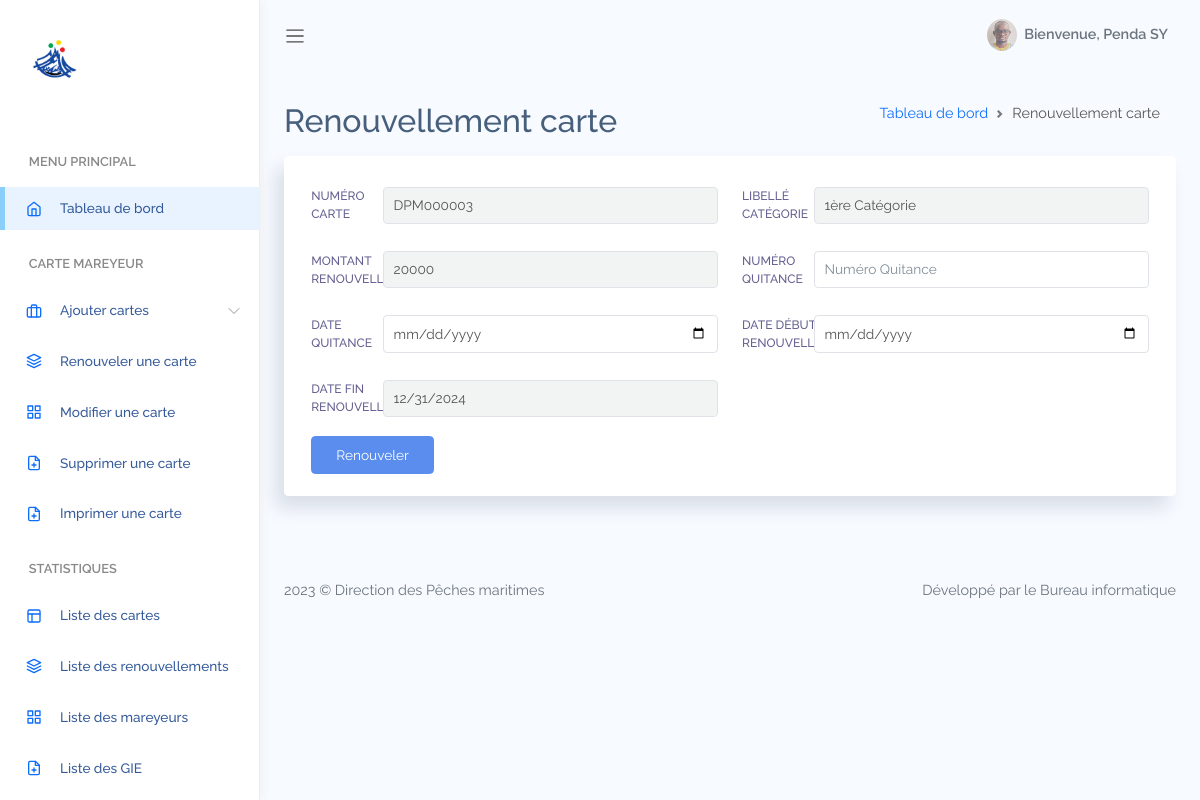
Screenshot of /dist/renouv.php?idCarteMareyeur=3 (signed in) with the database file from the repository.
### tables this page shows
CREATE TABLE `utilisateur` (
  `idUtilisateur` int(11) NOT NULL,
  `NomUtilisateur` varchar(255) NOT NULL,
  `PrenomUtilisateur` varchar(255) NOT NULL,
  `AdresseUtilisateur` varchar(255) NOT NULL,
  `FonctionUtilisateur` varchar(255) NOT NULL,
  `EmailUtilisateur` varchar(255) NOT NULL,
  `LoginUtilisateur` varchar(255) NOT NULL,
  `MDPUtilisateur` varchar(255) NOT NULL,
  `PhotoUtilisateur` blob NOT NULL,
  `encrypted_password` varchar(255) DEFAULT NULL,
  `reset_password_tok` varchar(255) DEFAULT NULL,
  `reset_password_sent_at` datetime DEFAULT NULL,
  `remember_created_at` datetime DEFAULT NULL,
  `sign_in_count` int(11) DEFAULT NULL,
  `current_sign_in_at` datetime DEFAULT NULL,
  `last_sign_in_at` datetime DEFAULT NULL,
  `current_sign_in_ip` varchar(255) DEFAULT NULL,
  `last_sign_in_ip` varchar(255) DEFAULT NULL,
  `idRoles` int(11) DEFAULT NULL
);

CREATE TABLE `cartemareyeur` (
  `idCarteMareyeur` int(11) NOT NULL,
  `NumeroCarte` varchar(30) NOT NULL,
  `idEntreprise` int(11) DEFAULT NULL,
  `LibelleCategorie` varchar(85) NOT NULL,
  `MontantCategorie` int(11) NOT NULL,
  `NumQuitance` varchar(20) NOT NULL,
  `DateQuitance` date NOT NULL,
  `DateDebutValid` date NOT NULL,
  `DateFinValid` date NOT NULL,
  `Siege` varchar(45) NOT NULL
);

### dist/renouv.php (the view, shortened to what this page needs)
<?php
    function connexion_base(){
        $dbHost = "localhost";
        $dbName = "cartemetier";
        $dbUser = "root";
        $dbMdp = "";
        $conn = new mysqli($dbHost, $dbUser, $dbMdp, $dbName);
        return $conn;
    }
    $conn = connexion_base();
    if (isset($_SESSION['email'])) {
        $email = $_SESSION['email'];
        $requete = "SELECT PrenomUtilisateur, NomUtilisateur, PhotoUtilisateur FROM Utilisateur WHERE EmailUtilisateur = '$email'";
        $resultat = mysqli_query($conn, $requete);
        if (mysqli_num_rows($resultat) == 1) {
            $utilisateur = mysqli_fetch_assoc($resultat);
            $prenomUtilisateur = $utilisateur['PrenomUtilisateur'];
            $nomUtilisateur = $utilisateur['NomUtilisateur'];
        }
    } else {
        header("Location: http://localhost/cartemetier/index.php");
        exit();
    }
    if (isset($_GET['idCarteMareyeur'])) {
        $idCarteMareyeur = $_GET['idCarteMareyeur'];
        $queryCarte = "SELECT * FROM cartemareyeur WHERE idCarteMareyeur = $idCarteMareyeur";
        $resultCarte = $conn->query($queryCarte);
        if ($resultCarte->num_rows > 0) {
            $rowCarte = $resultCarte->fetch_assoc();
        }
    }
    $dateFinRenouv = date("Y-12-31");
?>
<!DOCTYPE html>
<html lang="en">
<head>
    <link rel="stylesheet" href="assets/css/bootstrap.css">
    <link rel="stylesheet" href="assets/vendors/perfect-scrollbar/perfect-scrollbar.css">
    <link rel="stylesheet" href="assets/css/app.css">
</head>
<body>
    <div id="app">
        <div id="sidebar" class='active'>
            <div class="sidebar-wrapper active">
    <div class="sidebar-header">
        <img src="assets/images/logo-dpm.png" alt="" srcset="">
    </div>
    <div class="sidebar-menu">
        <ul class="menu">
                <li class='sidebar-title'>Menu Principal</li>
                <li class="sidebar-item active ">
                    <a href="tableau_de_bord.php" class='sidebar-link'>
                        <i data-feather="home" width="20"></i>
                        <span>Tableau de bord</span>
                    </a>
                </li>
                <li class='sidebar-title'>CARTE MAREYEUR</li>
                <li class="sidebar-item  has-sub">
                    <a href="#" class='sidebar-link'>
                        <i data-feather="briefcase" width="20"></i>
                        <span>Ajouter cartes</span>
                    </a>
                </li>
                <li class="sidebar-item  ">
                    <a href="renouvelerCarte.php" class='sidebar-link'>
                        <i data-feather="layers" width="20"></i>
                        <span>Renouveler une carte</span>
                    </a>
                </li>
                <li class="sidebar-item  ">
                    <a href="modificationCarte.php" class='sidebar-link'>
                        <i data-feather="grid" width="20"></i>
                        <span>Modifier une carte</span>
                    </a>
                </li>
                <li class="sidebar-item  ">
                    <a href="suppressionCarte.php" class='sidebar-link'>
                        <i data-feather="file-plus" width="20"></i>
                        <span>Supprimer une carte</span>
                    </a>
                </li>
                <li class="sidebar-item  ">
                    <a href="imprimerCarteMareyeur.php" class='sidebar-link'>
                        <i data-feather="file-plus" width="20"></i>
                        <span>Imprimer une carte</span>
                    </a>
                </li>
                <li class='sidebar-title'>STATISTIQUES</li>
                <li class="sidebar-item  ">
                    <a href="listeCarteMareyeur.php" class='sidebar-link'>
                        <i data-feather="layout" width="20"></i>
                        <span>Liste des cartes</span>
                    </a>
                </li>
                <li class="sidebar-item  ">
                    <a href="listeRenouvellement.php" class='sidebar-link'>
                        <i data-feather="layers" width="20"></i>
                        <span>Liste des renouvellements</span>
                    </a>
                </li>
                <li class="sidebar-item  ">
                    <a href="listeMareyeurs.php" class='sidebar-link'>
                        <i data-feather="grid" width="20"></i>
                        <span>Liste des mareyeurs</span>
                    </a>
                </li>
                <li class="sidebar-item  ">
                    <a href="listeEntreprise.php" class='sidebar-link'>
                        <i data-feather="file-plus" width="20"></i>
                        <span>Liste des GIE</span>
                    </a>
                </li>
                <li class='sidebar-title'>Authentification</li>
        </ul>
    </div>
</div>
        </div>
        <div id="main">
            <nav class="navbar navbar-header navbar-expand navbar-light">
                <a class="sidebar-toggler" href="#"><span class="navbar-toggler-icon"></span></a>
                <div class="collapse navbar-collapse" id="navbarSupportedContent">
                    <ul class="navbar-nav d-flex align-items-center navbar-light ms-auto">
                        <li class="dropdown">
                            <a href="#" data-bs-toggle="dropdown" class="nav-link dropdown-toggle nav-link-lg nav-link-user">
                                <div class="avatar me-1">
                                    <img src="assets/images/avatar/mmd.jpg" alt="" srcset="">
                                </div>
                                <div class="d-none d-md-block d-lg-inline-block">Bienvenue, <?php echo $prenomUtilisateur . ' ' . $nomUtilisateur; ?></div>
                            </a>
                        </li>
                    </ul>
                </div>
            </nav>
<div class="main-content container-fluid">
    <div class="page-title">
        <div class="row">
            <div class="col-12 col-md-6 order-md-1 order-last">
                <h3>Renouvellement carte</h3>
            </div>
            <div class="col-12 col-md-6 order-md-2 order-first">
                <nav aria-label="breadcrumb" class='breadcrumb-header'>
                    <ol class="breadcrumb">
                        <li class="breadcrumb-item"><a href="tableau_de_bord.php">Tableau de bord</a></li>
                        <li class="breadcrumb-item active" aria-current="page">Renouvellement carte</li>
                    </ol>
                </nav>
            </div>
        </div>
    </div>
    <section id="horizontal-input">
        <div class="row">
            <div class="col-md-12">
                <div class="card">
                    <form method="POST" action="actionRenouvellement.php">
                        <div class="card-body">
                            <div class="row">
                                <div class="col-md-6">
                                    <div class="form-group row align-items-center">
                                        <div class="col-lg-2 col-3">
                                            <label class="col-form-label">Numéro carte</label>
                                        </div>
                                        <div class="col-lg-10 col-9">
                                            <input class="form-control" id="numeroCarte" name="numeroCarte" value="<?= $rowCarte['NumeroCarte'] ?>" readonly>
                                        </div>
                                    </div>
                                </div>
                                <div class="col-md-6">
                                    <div class="form-group row align-items-center">
                                        <div class="col-lg-2 col-3">
                                            <label class="col-form-label">Libellé catégorie</label>
                                        </div>
                                        <div class="col-lg-10 col-9">
                                            <input class="form-control" id="categorie" name="categorie" value="<?= $rowCarte['LibelleCategorie'] ?>" readonly>
                                        </div>
                                    </div>
                                </div>
                                <div class="col-md-6">
                                    <div class="form-group row align-items-center">
                                        <div class="col-lg-2 col-3">
                                            <label class="col-form-label">Montant Renouvellement</label>
                                        </div>
                                        <div class="col-lg-10 col-9">
                                            <input class="form-control" id="montantRenouv" name="montantRenouv" value="<?= $rowCarte['MontantCategorie'] ?>" readonly>
                                        </div>
                                    </div>
                                </div>
                                <div class="col-md-6">
                                    <div class="form-group row align-items-center">
                                        <div class="col-lg-2 col-3">
                                            <label class="col-form-label">Numéro Quitance</label>
                                        </div>
                                        <div class="col-lg-10 col-9">
                                            <input type="text" id="numQuitance" class="form-control" name="numQuitance" required
                                                placeholder="Numéro Quitance" required>
                                        </div>
                                    </div>
                                </div>
                                <div class="col-md-6">
                                    <div class="form-group row align-items-center">
                                        <div class="col-lg-2 col-3">
                                            <label class="col-form-label">Date Quitance</label>
                                        </div>
                                        <div class="col-lg-10 col-9">
                                            <input type="date" id="dateQuitance" class="form-control" name="dateQuitance""
                                                placeholder="Date Quitance">
                                        </div>
                                    </div>
                                </div>
                                <div class="col-md-6">
                                    <div class="form-group row align-items-center">
                                        <div class="col-lg-2 col-3">
                                            <label class="col-form-label">Date début renouvellement</label>
                                        </div>
                                        <div class="col-lg-10 col-9">
                                            <input type="date" id="dateDebutRenouv" class="form-control" name="dateDebutRenouv""
                                                placeholder="Date début validité">
                                        </div>
                                    </div>
                                </div>
                                <div class="col-md-6">
                                    <div class="form-group row align-items-center">
                                        <div class="col-lg-2 col-3">
                                            <label class="col-form-label">Date fin renouvellement</label>
                                        </div>
                                        <div class="col-lg-10 col-9">
                                            <input type="date" id="dateFinRenouv" class="form-control" name="dateFinRenouv"
                                               value="<?php echo $dateFinRenouv; ?>" readonly>
                                        </div>
                                    </div>
                                </div>
                            </div>
                        <div class="p-t-15">
                            <button class="btn btn-primary" type="submit">Renouveler</button>
                        </div>
                        </div>
                    </form>
                </div>
            </div>
        </div>
    </section>
</div>
    <footer>
        <div class="footer clearfix mb-0 text-muted">
            <div class="float-start">
                <p>2023 &copy; Direction des Pêches maritimes</p>
            </div>
            <div class="float-end">
                <p>Développé par le Bureau informatique</a></p>
            </div>
        </div>
    </footer>
            </div>
</body>
</html>

### rows the page displays
utilisateur: PrenomUtilisateur "Penda", NomUtilisateur "SY"
cartemareyeur: numeroCarte "DPM000003", categorie "1ère Catégorie", montantRenouv "20000"
